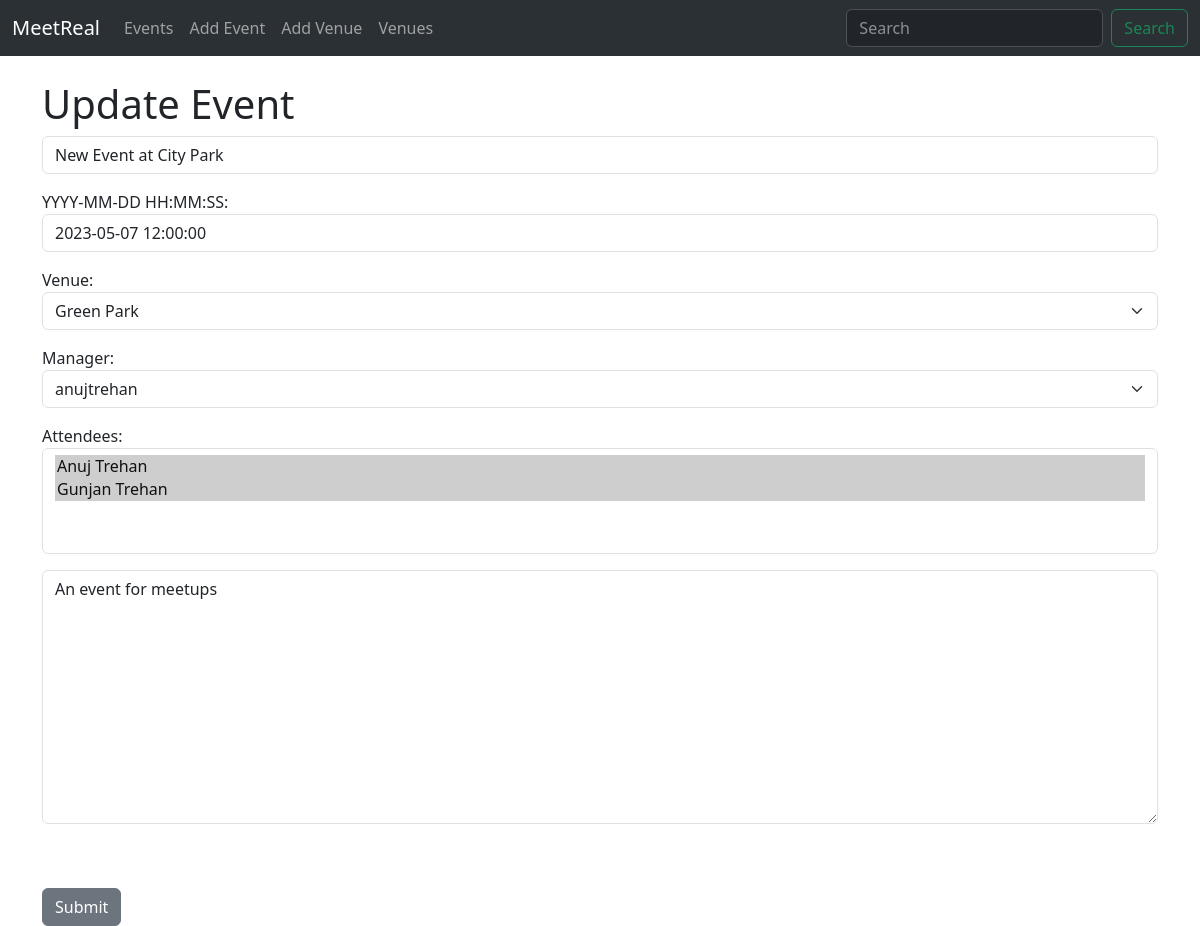
The app's page /update_event/1, older data.
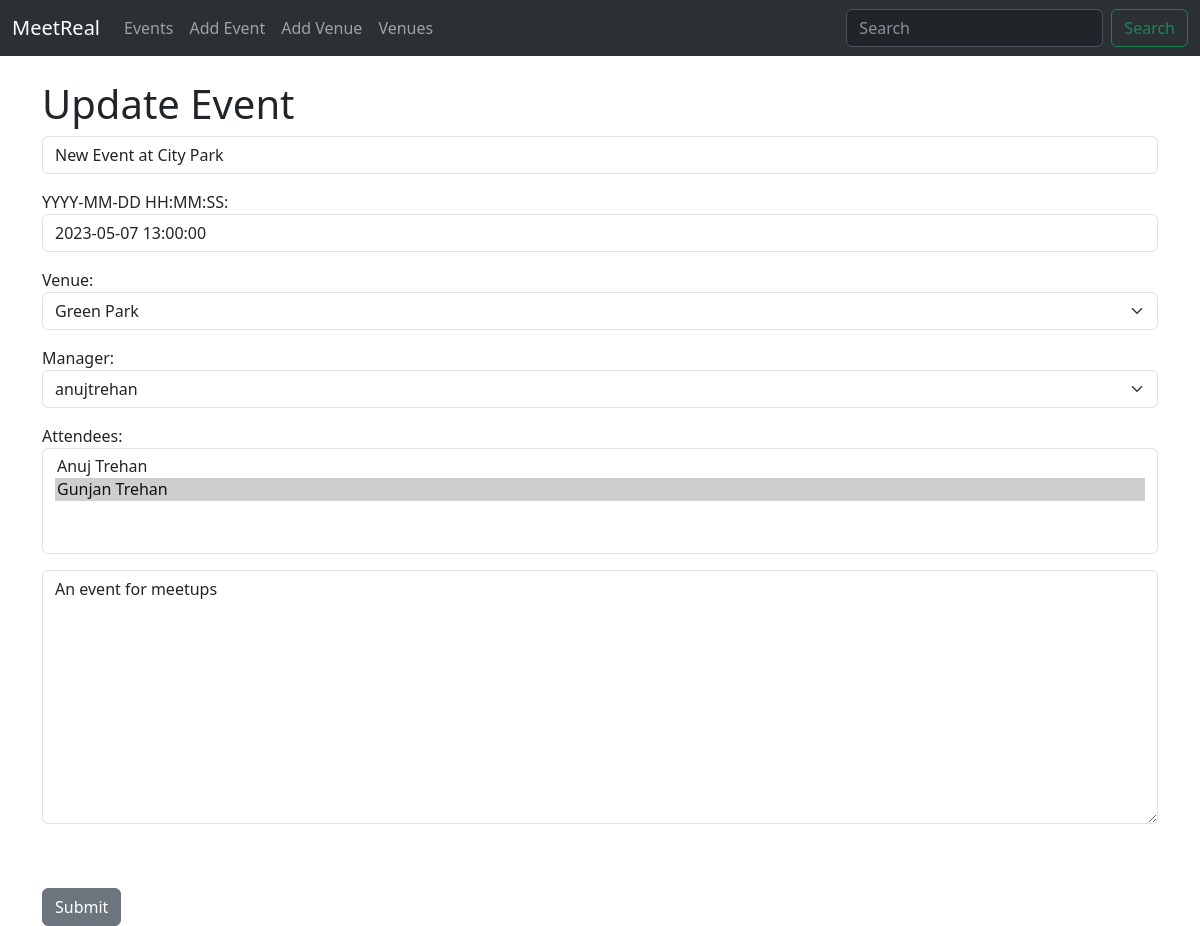
The same page, newer data.
### events/models.py (models this page shows, shortened)
class Events(models.Model):
    name = models.CharField('Event Name',max_length=120)
    event_date = models.DateTimeField('Event Date')
    venue = models.ForeignKey(Venue,on_delete=models.CASCADE,blank=True,null=True)
    manager = models.ForeignKey(User,blank=True,null=True,on_delete=models.SET_NULL)
    description = models.TextField(blank=True)
    attendees = models.ManyToManyField(MyClubUser,blank=True)

class Venue(models.Model):
        name = models.CharField(max_length=120)
        address = models.CharField(max_length=300)
        zip_code = models.CharField(max_length=15)
        phone = models.CharField(max_length=25,blank=True)
        web = models.URLField(blank=True)
        email_address = models.EmailField(blank=True)
        def __str__(self) -> str:
             return self.name

### events/views.py (the view)
# urls.py: path('update_event/<event_id>',views.update_event,name='update-event'),
def update_event(request,event_id):
     event = Events.objects.get(pk = event_id)
     form = EventForm(request.POST or None,instance=event)
     if form.is_valid():
        form.save()
        return redirect('list-events')
     return render(request,'events/update_event.html',{'form':form})

### events/forms.py
class EventForm(ModelForm):
    class Meta:
        model = Events
        fields = ('name','event_date','venue','manager','attendees','description')
        labels = {
            'name':'',
            'event_date':'YYYY-MM-DD HH:MM:SS',
            'venue':'Venue',
            'manager':'Manager',
            'attendees':'Attendees',
            'description':''
        }
        widgets={
            'name': forms.TextInput(attrs={'class':'form-control','placeholder':'Enter Event Name'}),
            'event_date':forms.TextInput(attrs={'class':'form-control','placeholder':'Enter Event Date'}),
            'venue':forms.Select(attrs={'class':'form-select'}),
            'manager':forms.Select(attrs={'class':'form-select'}),
            'attendees':forms.SelectMultiple(attrs={'class':'form-control'}),
            'description':forms.Textarea(attrs={'class':'form-control'})
        }

### events/models.py (called while the page is built)
     def __str__(self) -> str:
          return self.first_name + " " + self.last_name

### events/templates/events/update_event.html
{% extends './base.html' %} {% block content %}
<h1>Update Event</h1>
<form action="" method="POST">
  {% csrf_token %} {{form.as_p}}
  <br /><br />
  <input type="submit" value="Submit" class="btn btn-secondary" />
</form>
{% endblock content %}

Row changes from the older to the newer data that the page shows:
changed Events "Green Park": event_date "2023-05-07 12:00:00" → "2023-05-07 13:00:00"
Text that changed along with them:
form field attendees: "Anuj Trehan ☑ / Gunjan Trehan ☑" → "Anuj Trehan / Gunjan Trehan ☑"
